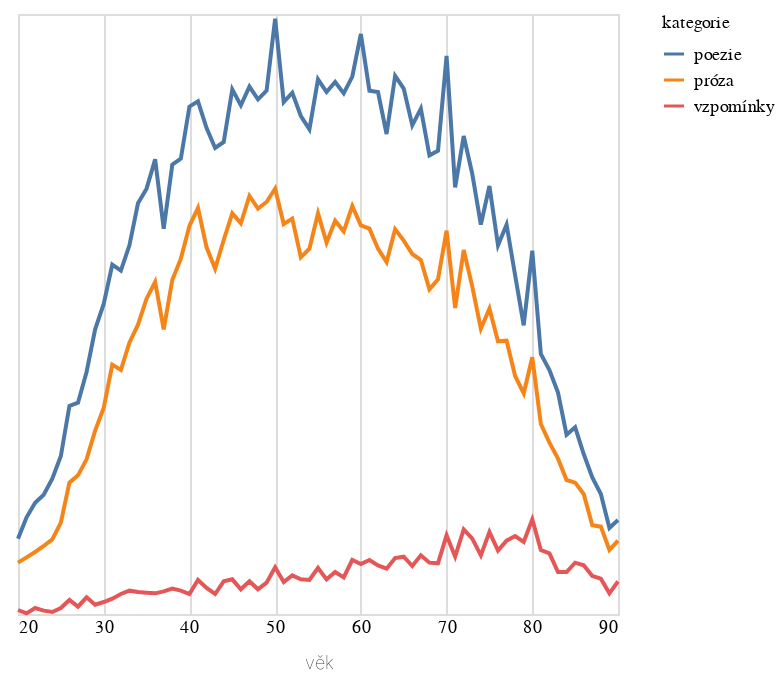

Source (notebook cell):
### Code cell
do_grafu2 = do_grafu.filter(pl.col("rok") > 1950).group_by(["vek","kategorie"]).len().rename({"len":"počet","vek":"věk"})

alt.Chart(do_grafu2.to_pandas()).mark_line().encode(
    alt.X('věk:Q').axis(domain=False, tickSize=0),
    alt.Y('počet:Q').stack('zero').axis(None),
    alt.Color('kategorie:N')
)

### Figure 1 — Vega-Lite specification as saved in the notebook (floating-point values rounded to 4 significant figures; data arrays with more than 128 entries replaced by an {"elided": "..."} marker saying what was removed)
{"config": {"title": {"font": "Noticia Text", "fontSize": 12, "anchor": "start", "lineHeight": 19, "fontWeight": "bolder", "subtitleFont": "Noticia Text", "subtitleFontSize": 10, "subtitleLineHeight": 15, "subtitlePadding": 10, "dy": -10}, "axis": {"labelFont": "Asap", "titleFont": "Asap", "fontWeight": "lighter", "titleFontWeight": "lighter", "labelFontSize": 9, "titleFontSize": 9, "labelPadding": 2, "titlePadding": 9, "domainOpacity": 0, "tickColor": "#DCDDD6"}, "legend": {"labelFont": "Asap", "labelFontWeight": "normal", "titleFont": "Asap", "titleFontWeight": "normal", "labelFontSize": 9, "titleFontSize": 9}}, "data": {"name": "data-55592fd4dd4adc06234ceda30cb96abe"}, "mark": {"type": "line"}, "encoding": {"color": {"field": "kategorie", "type": "nominal"}, "x": {"axis": {"domain": false, "tickSize": 0}, "field": "věk", "type": "quantitative"}, "y": {"axis": null, "field": "počet", "stack": "zero", "type": "quantitative"}}, "$schema": "https://vega.github.io/schema/vega-lite/v5.8.0.json", "datasets": {"data-55592fd4dd4adc06234ceda30cb96abe": {"elided": "213 records"}}}
